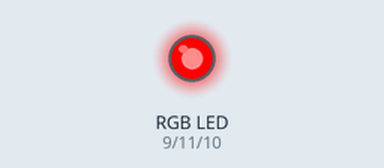
This sketch was run on a simulated Arduino Uno, built with avr-gcc and run on an emulated ATmega328P. Parts: an RGB LED mixed from three pins (HIGH = lit). Dim RGB values are drawn brighter than linear.

Above: at 0.05 s.
At 2.05 s:
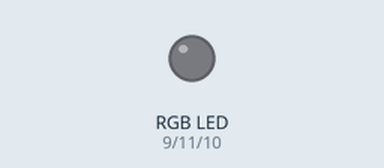
At 4.05 s:
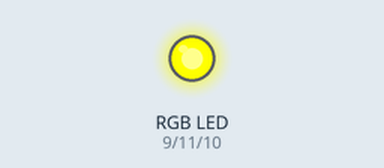
At 8.0 s:
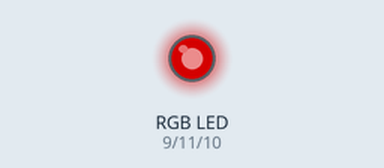
Timing chart, 0 to 10.4 s (numbered marks = the images above):
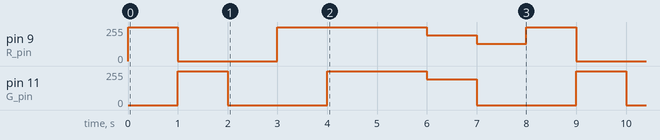

The sketch:

2.ino
```cpp
/* RGB LED

Συνδεσμολογία κυκλώματος:
PIN_9   => Αντίσταση 220Ω =>  Κόκκινο pin από το RGB LED
PIN_11 => Αντίσταση 220Ω =>  Μπλε pin από το RGB LED
PIN_10 => Αντίσταση 220Ω =>  Πράσινο pin από το RGB LED
*/

#define R_pin 9            //ονομάζουμε “R_pin” το PIN_9
#define G_pin 11          //ονομάζουμε “G_pin” το PIN_11
#define B_pin 10          //ονομάζουμε “B_pin” το PIN_10

//Η συνάρτηση setup() εμπεριέχει αρχικοποιήσεις
//Εκτελείται μόνο μία φορά κατά την τροφοδοσία του Arduino Uno
void setup()
{
  //Ρυθμίζεται το pin 9, pin 10, pin 11 ως output (έξοδος)
  pinMode(R_pin, OUTPUT);

  pinMode(B_pin, OUTPUT);
}

//Αυτή η συνάρτηση εκτελείται διαρκώς
void loop()
{
  set_RGB(255, 0, 0);  // κλήση συνάρτησης για κόκκινο χρώμα
  delay(1000);       // Αναμονή για 1 δευτερόλεπτο

  set_RGB(0, 255, 0);   // κλήση συνάρτησης για πράσινο χρώμα
  delay(1000);        // Αναμονή για 1 δευτερόλεπτο

  set_RGB(0, 0, 255);   // κλήση συνάρτησης για μπλε χρώμα
  delay(1000);        // Αναμονή για 1 δευτερόλεπτο

  set_RGB(255, 0, 255);   // κλήση συνάρτησης για το magenta
  delay(1000);            // Αναμονή για 1 δευτερόλεπτο

  set_RGB(255, 255, 0);   // κλήση συνάρτησης για το κίτρινο χρώμα
  delay(1000);            // Αναμονή για 1 δευτερόλεπτο

  set_RGB(255, 255, 255); // κλήση συνάρτησης για το λευκό χρώμα
  delay(1000);    // Αναμονή για 1 δευτερόλεπτο

  set_RGB(192, 192, 192); // κλήση συνάρτησης για το ασημί χρώμα
  delay(1000);    // Αναμονή για 1 δευτερόλεπτο

  set_RGB(128, 0, 128); // κλήση συνάρτησης για το μωβ χρώμα
  delay(1000);    // Αναμονή για 1 δευτερόλεπτο
}

//Αυτή η συνάρτηση ορίζει τιμές στο RGB LED
void set_RGB(int R_value, int G_value, int B_value)
 {
  analogWrite(R_pin, R_value);  //ορισμός τιμής (από 0 έως 255) στο PIN 9
  analogWrite(G_pin, G_value);  //ορισμός τιμής (από 0 έως 255) στο PIN 11
                                                        //ορισμός τιμής (από 0 έως 255) στο PIN 10
}
```

Measured:
- by itself, pin 9 (R_pin): repeats every 8.0 s: 0/255 2.0 s, 255/255 3.0 s, 192/255 1.0 s, 128/255 1.0 s, 255/255 1.0 s
- by itself, pin 11 (G_pin): repeats every 8.0 s: 0/255 2.0 s, 255/255 2.0 s, 192/255 1.0 s, 0/255 2.0 s, 255/255 1.0 s
